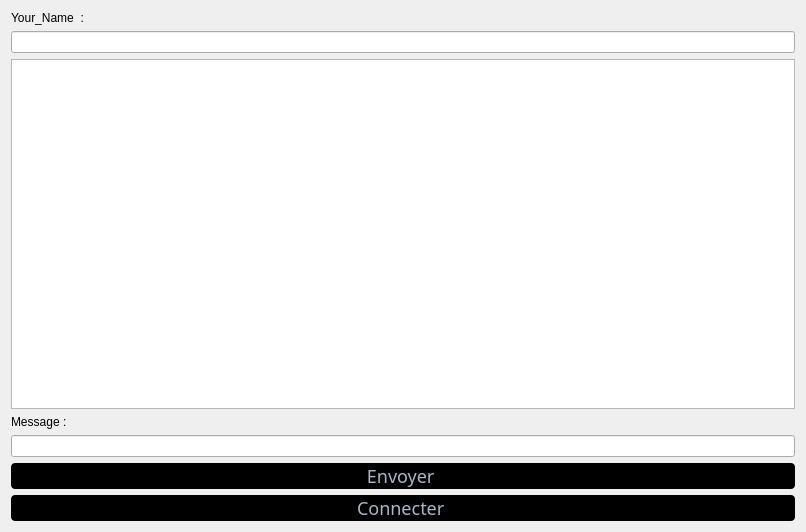
<?xml version="1.0" encoding="UTF-8"?>
<ui version="4.0">
 <class>widget1</class>
 <widget class="QDialog" name="widget1">
  <property name="geometry">
   <rect>
    <x>0</x>
    <y>0</y>
    <width>806</width>
    <height>532</height>
   </rect>
  </property>
  <property name="windowTitle">
   <string>Dialog</string>
  </property>
  <layout class="QVBoxLayout" name="verticalLayout">
   <item>
    <widget class="QLabel" name="label">
     <property name="text">
      <string>Your_Name  :</string>
     </property>
    </widget>
   </item>
   <item>
    <widget class="QLineEdit" name="nickname"/>
   </item>
   <item>
    <widget class="QTextEdit" name="textEdit"/>
   </item>
   <item>
    <widget class="QLabel" name="label_2">
     <property name="text">
      <string>Message :</string>
     </property>
    </widget>
   </item>
   <item>
    <widget class="QLineEdit" name="message"/>
   </item>
   <item>
    <widget class="QPushButton" name="send">
     <property name="styleSheet">
      <string notr="true">#send{

background-color: black;
border-radius: 4px;
	border-color: rgb(58, 58, 58);
	border-style: inset;
font-family: century gothic;
font-size: 18px;
color: #a9b7c6;
}
#send:hover{
border-style: solid;
	border-top-color: transparent;
	border-right-color: transparent;
	border-left-color: transparent;
	border-bottom-color: #e67e22;
	border-bottom-width: 1px;
	border-bottom-radius: 6px;
	border-style: solid;
	color: #FFFFFF;
	padding-bottom: 2px;
	background-color: green;
}</string>
     </property>
     <property name="text">
      <string>Envoyer </string>
     </property>
    </widget>
   </item>
   <item>
    <widget class="QPushButton" name="bind">
     <property name="styleSheet">
      <string notr="true">#bind{

background-color: black;
border-radius: 4px;
	border-color: rgb(58, 58, 58);
	border-style: inset;
font-family: century gothic;
font-size: 18px;
color: #a9b7c6;
}
#bind:hover{
border-style: solid;
	border-top-color: transparent;
	border-right-color: transparent;
	border-left-color: transparent;
	border-bottom-color: #e67e22;
	border-bottom-width: 1px;
	border-bottom-radius: 6px;
	border-style: solid;
	color: #FFFFFF;
	padding-bottom: 2px;
	background-color: green;
}</string>
     </property>
     <property name="text">
      <string>Connecter </string>
     </property>
    </widget>
   </item>
  </layout>
 </widget>
 <resources/>
 <connections/>
</ui>
